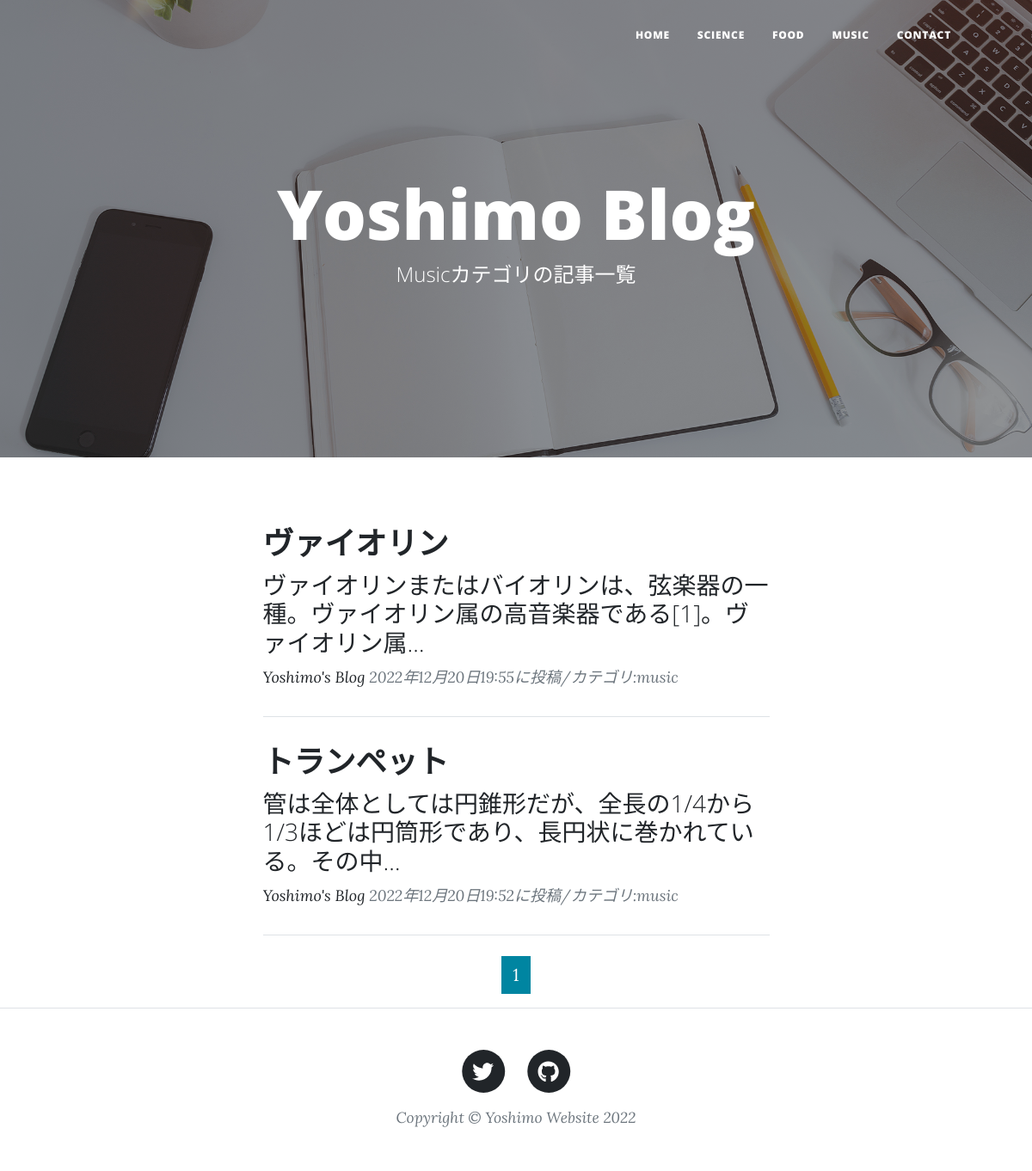
/music-list/, run on the app's committed database.
### blogapp/models.py (models this page shows, shortened)
class BlogPost(models.Model):
    CATEGORY=(("science","科学のこと"),("food","食のこと"),("music","音楽のこと"))
    title=models.CharField(verbose_name="タイトル",max_length=50)
    content=models.TextField(verbose_name="本文")
    posted_at=models.DateTimeField(verbose_name="投稿日時",auto_now_add=True)
    category=models.CharField(verbose_name="カテゴリ",max_length=10,choices=CATEGORY)

### blogapp/views.py (the view)
# urls.py: path("music-list/", views.MusicView.as_view(), name="music_list"),
class MusicView(ListView):
    template_name="music_list.html"
    model=BlogPost
    context_object_name="music_records"
    queryset=BlogPost.objects.filter(category="music").order_by("-posted_at")
    paginate_by=2

### blogapp/templates/music_list.html (shortened to what this page needs)
{% extends "base.html" %}
        {% block header %}
        <header class="masthead" style="background-image: url('/static/assets/img/home-bg.jpg')">
            <div class="container position-relative px-4 px-lg-5">
                <div class="row gx-4 gx-lg-5 justify-content-center">
                    <div class="col-md-10 col-lg-8 col-xl-7">
                        <div class="site-heading">
                            <h1>Yoshimo Blog</h1>
                            <span class="subheading">Musicカテゴリの記事一覧</span>
                        </div>
                    </div>
                </div>
            </div>
        </header>
        {% endblock  %}
        {% block contents %}
        <div class="container px-4 px-lg-5">
            <div class="row gx-4 gx-lg-5 justify-content-center">
                <div class="col-md-10 col-lg-8 col-xl-7">
                    {% for records in music_records %}
                    <div class="post-preview">
                        <a href={% url "blogapp:blog_detail" records.pk %}>
                            <h2 class="post-title">{{records.title}}</h2>
                            <h3 class="post-subtitle">{{records.content|truncatechars:50}}</h3>
                        <p class="post-meta">
                            <a href="#!">Yoshimo's Blog</a>
                            {{records.posted_at}}に投稿/カテゴリ:{{records.category}}
                        </p>
                    </div>
                    <hr class="my-4" />
                    {% endfor %}
                    {% include "pagination.html" %}
                </div>
            </div>
        </div>
        {% endblock contents %}

### data on the page
BlogPost: title "ヴァイオリン", content "ヴァイオリンまたはバイオリンは、弦楽器の一種。ヴァイオリン属の高音楽器である[1]。ヴァイオリン属…", posted_at "2022年12月20日19:55", category "music"
BlogPost: title "トランペット", content "管は全体としては円錐形だが、全長の1/4から1/3ほどは円筒形であり、長円状に巻かれている。その中…", posted_at "2022年12月20日19:52", category "music"

### other printed values
{{ num }} "1"
